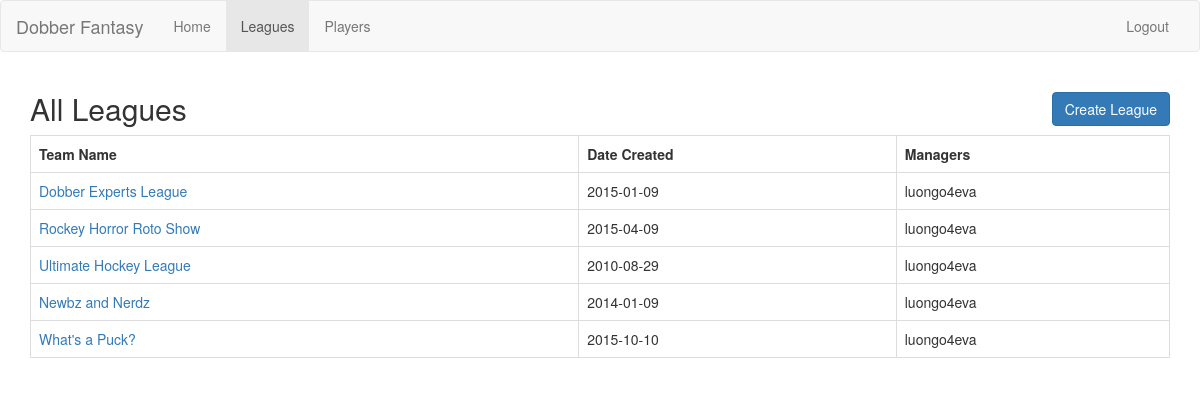
The page /web/viewLeagues.php on the database as committed earlier.
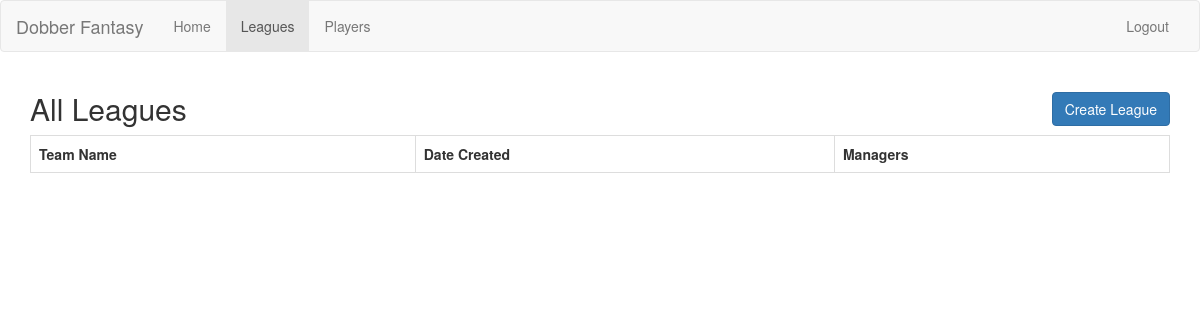
The same page on the database as committed later.
### tables this page shows
CREATE TABLE f_leagues(
 max_size int,
 name varchar(30),
 leagueID int NOT NULL AUTO_INCREMENT,
 date_created date,
 PRIMARY KEY (leagueID)
);

CREATE TABLE manages(
 username varchar(30),
 leagueID int,
 primary key (leagueID, username),
 foreign key (leagueID) references f_leagues(leagueID) ON DELETE CASCADE,
 foreign key (username) references users(username) ON DELETE CASCADE
);

### library/league.php (called while the page is built, shortened)
<?php
require_once 'user.php';
class league {
	private $leagueID;
	function __construct($leagueID) {
		$this->leagueID = $leagueID;
		$con = conn::getDB();
		$query = "SELECT * FROM f_leagues WHERE leagueID=" . $leagueID;
		$league = mysqli_fetch_assoc(mysqli_query($con, $query));
		$this->name = $league["name"];
		$this->dateCreated = $league["date_created"];
	}
	function getManagers(){
		$con = conn::getDB();
		$query="SELECT username FROM manages"
				. " where leagueID=\"" . $this->leagueID . "\"";
		$users = mysqli_query($con, $query);
		$results = array();
		foreach ($users as $user) {
			array_push($results, new user($user["username"]));
		}
		return $results;
	}
	function getLeagueId() {
		return $this->leagueID;
	}
}

### library/user.php (called while the page is built, shortened)
<?php
require_once 'league.php';
class user {
	private $username;
	function __construct($username) {
		$this->username = $username;
	}
	function getUsername() {
		return $this->username;
	}
}

### web/viewLeagues.php (the view, shortened to what this page needs)
<!DOCTYPE html>
<html>
	<?php
	require_once('../library/league.php');
	require_once('../library/user.php');
	?>
	<head>
		<link rel="stylesheet" type="text/css" href="bootstrap/css/bootstrap.min.css">
		<link rel="stylesheet" type="text/css" href="createButton.css">
	</head>
	<body>
		<nav class="navbar navbar-default">
			<div class="container-fluid">
				<div class="navbar-header">
					<a class="navbar-brand">Dobber Fantasy</a>
				</div>
				<div id="navbar" class="navbar-collapse collapse">
					<ul class="nav navbar-nav">
						<li><a href="main.php">Home</a></li>
						<li class="active"><a href="viewLeagues.php">Leagues</a></li>
						<li><a href="viewPlayers.php">Players</a></li>
					</ul>
					<ul class="nav navbar-nav navbar-right">
						<li><a href="logout.php">Logout</a></li>
					</ul>
				</div>
			</div>
		</nav>
		<div class="container">
			<?php
			$leagues = array();
			if (!empty($_GET["username"])) {
				$uname = filter_input(INPUT_GET, "username");
				echo "<h3>Leagues That <b>" . $uname . "</b> Participates In</h3>";
				$user = new user($uname);
				$leagues = $user->myLeagues();
			} else {
				$con = conn::getDB();
				$query = "SELECT leagueID FROM f_leagues";
				$temp_leagues = mysqli_query($con, $query);
				foreach ($temp_leagues as $temp_league) {
					array_push($leagues, new league($temp_league["leagueID"]));
				}
				echo "<h2>All Leagues<a data-toggle=\"modal\" data-target=\"#createModal\" id=\"createButton\""
				. " class=\"btn btn-primary\">Create League</a></h2>";
			}
			echo "<table class=\"table table-bordered\">"
			. "<tr>"
			. "<th>Team Name</th>"
			. "<th>Date Created</th>"
			. "<th>Managers</th>"
			. (userIsAdmin() ? "<th>Action</th>" : "")
			. "</tr>";
			foreach ($leagues as $league) {
				echo "<tr>"
				. "<td><a href = \"viewleague.php?leagueID=" . $league->getLeagueID() . "\">" . $league->name . "</a></td>"
				. "<td>" . $league->dateCreated . "</td>"
				. "<td>";
				foreach ($league->getManagers() as $manager) {
					echo $manager->getUsername() . "</br>";
				}
				echo"</td>"
				. (userIsAdmin() ? "<td><a class=\"btn btn-warning btn-xs\" href='' onclick=deleteLeague(" . $league->getLeagueID() . ")>Delete</a></td>" : "")
				. "</tr>";
			}
			echo "</table>";
			?>
		</div>
	</body>
</html>

### web/createButton.css (style rules this page uses)
#createButton { float: right; }

Rows that differ between the two databases and show on the page:
removed f_leagues: name "Dobber Experts League", date_created "2015-01-09", manages.username "luongo4eva"
removed f_leagues: name "Rockey Horror Roto Show", date_created "2015-04-09"
removed manages: username "luongo4eva"
removed f_leagues: name "Ultimate Hockey League", date_created "2010-08-29"
removed f_leagues: name "Newbz and Nerdz", date_created "2014-01-09"
removed f_leagues: name "What's a Puck?", date_created "2015-10-10"
